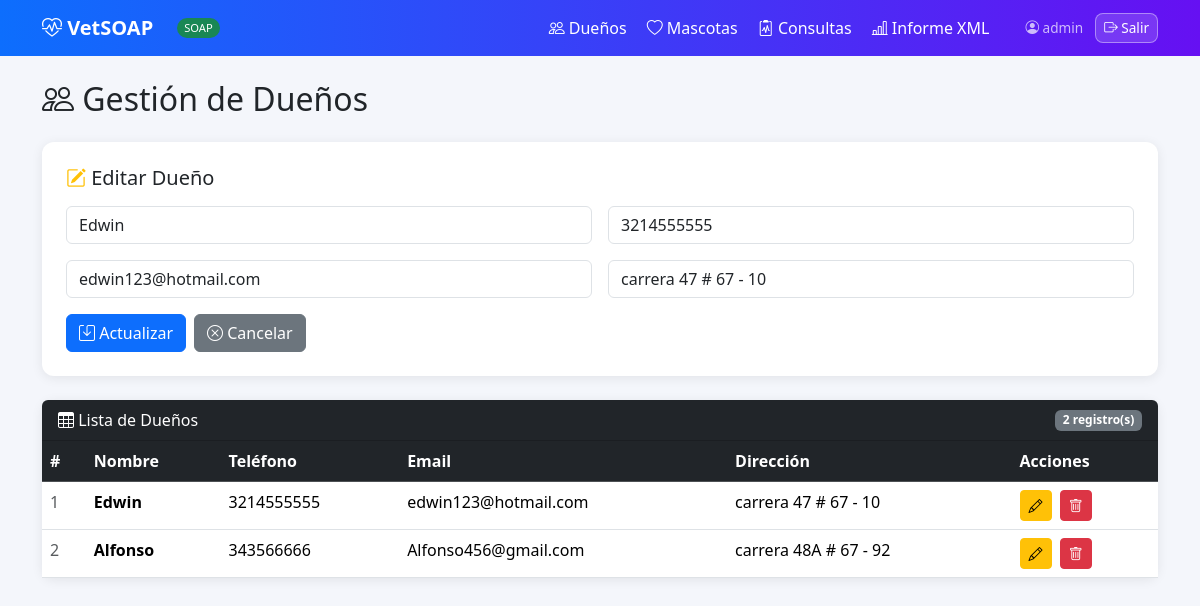
Page /duenos/editar/1/ (signed in) on the committed database.
### vet/models.py (models this page shows, shortened)
class Dueno(models.Model):
    nombre     = models.CharField(max_length=100)
    telefono   = models.CharField(max_length=20)
    email      = models.EmailField(unique=True)
    direccion  = models.TextField(blank=True)

### vet/views.py (the view, shortened to what this page needs)
# urls.py: path('duenos/editar/<int:id>/',       views.editar_dueno,   name='editar_dueno'),
@login_required
def editar_dueno(request, id):
    dueno = get_object_or_404(Dueno, pk=id)
    all_duenos = Dueno.objects.all()
    return render(request, 'vet/duenos.html', {'editar': dueno, 'duenos': all_duenos})

### vet/templates/vet/duenos.html (shortened to what this page needs)
{% extends 'vet/base.html' %}
{% block content %}
<h2 class="mb-4"><i class="bi bi-people"></i> Gestión de Dueños</h2>
<div class="card p-4 mb-4">
  <h5 class="mb-3">{% if editar %}<i class="bi bi-pencil-square text-warning"></i> Editar Dueño{% else %}<i class="bi bi-person-plus text-primary"></i> Nuevo Dueño{% endif %}</h5>
  <form method="post" action="{% if editar %}/duenos/editar/{{ editar.id }}/{% else %}/duenos/crear/{% endif %}">
    <div class="row g-3">
      <div class="col-md-6">
        <input name="nombre" class="form-control" placeholder="Nombre completo"
               value="{{ editar.nombre|default:'' }}" required>
      </div>
      <div class="col-md-6">
        <input name="telefono" class="form-control" placeholder="Teléfono"
               value="{{ editar.telefono|default:'' }}" required>
      </div>
      <div class="col-md-6">
        <input name="email" type="email" class="form-control" placeholder="Email"
               value="{{ editar.email|default:'' }}" required>
      </div>
      <div class="col-md-6">
        <input name="direccion" class="form-control" placeholder="Dirección"
               value="{{ editar.direccion|default:'' }}">
      </div>
      <div class="col-12 d-flex gap-2">
        <button class="btn btn-primary" type="submit">
          <i class="bi bi-save"></i> {% if editar %}Actualizar{% else %}Guardar{% endif %}
        </button>
        {% if editar %}
          <a href="/duenos/" class="btn btn-secondary">
            <i class="bi bi-x-circle"></i> Cancelar
          </a>
        {% endif %}
      </div>
    </div>
  </form>
</div>
<div class="card">
  <div class="card-header bg-dark text-white d-flex justify-content-between align-items-center rounded-top">
    <span><i class="bi bi-table"></i> Lista de Dueños</span>
    <span class="badge bg-secondary">{{ duenos|length }} registro(s)</span>
  </div>
  <div class="card-body p-0">
    <table class="table table-hover mb-0">
      <thead class="table-dark">
        <tr>
          <th>#</th><th>Nombre</th><th>Teléfono</th><th>Email</th><th>Dirección</th><th>Acciones</th>
        </tr>
      </thead>
      <tbody>
        {% for d in duenos %}
        <tr>
          <td class="text-muted">{{ d.id }}</td>
          <td><strong>{{ d.nombre }}</strong></td>
          <td>{{ d.telefono }}</td>
          <td>{{ d.email }}</td>
          <td>{{ d.direccion|default:"—" }}</td>
          <td>
            <a href="/duenos/editar/{{ d.id }}/" class="btn btn-sm btn-warning me-1" title="Editar">
              <i class="bi bi-pencil"></i>
            </a>
            <a href="/duenos/eliminar/{{ d.id }}/" class="btn btn-sm btn-danger" title="Eliminar"
               onclick="return confirm('¿Eliminar a {{ d.nombre }}? Se eliminarán también sus mascotas y consultas.')">
              <i class="bi bi-trash"></i>
            </a>
          </td>
        </tr>
        {% empty %}
        <tr><td colspan="6" class="text-center text-muted py-4">
          <i class="bi bi-inbox fs-3 d-block mb-2"></i>Sin registros aún.
        </td></tr>
        {% endfor %}
      </tbody>
    </table>
  </div>
</div>
{% endblock %}

### vet/templates/vet/base.html (shortened to what this page needs)
<!DOCTYPE html>
<html lang="es">
<head>
  <link href="https://cdn.jsdelivr.net/npm/bootstrap@5.3.3/dist/css/bootstrap.min.css" rel="stylesheet">
  <link href="https://cdn.jsdelivr.net/npm/bootstrap-icons@1.11.3/font/bootstrap-icons.css" rel="stylesheet">
</head>
<body>
<nav class="navbar navbar-expand-lg mb-4">
  <div class="container">
    <a class="navbar-brand fw-bold" href="/"><i class="bi bi-heart-pulse"></i> VetSOAP</a>
    <span class="badge-soap ms-2">SOAP</span>
    <div class="collapse navbar-collapse" id="navMenu">
      <ul class="navbar-nav ms-auto align-items-center gap-1">
        <li class="nav-item"><a class="nav-link" href="/duenos/"><i class="bi bi-people"></i> Dueños</a></li>
        <li class="nav-item"><a class="nav-link" href="/mascotas/"><i class="bi bi-heart"></i> Mascotas</a></li>
        <li class="nav-item"><a class="nav-link" href="/consultas/"><i class="bi bi-clipboard2-pulse"></i> Consultas</a></li>
        <li class="nav-item"><a class="nav-link" href="/informe/"><i class="bi bi-bar-chart-line"></i> Informe XML</a></li>
        <li class="nav-item ms-3">
          <span class="nav-link pe-2" style="opacity:.7;font-size:.85rem;">
            <i class="bi bi-person-circle"></i> {{ request.user.username }}
          </span>
        </li>
        <li class="nav-item">
          <a class="nav-link btn-logout" href="/logout/"><i class="bi bi-box-arrow-right"></i> Salir</a>
        </li>
      </ul>
    </div>
  </div>
</nav>
<div class="container pb-5">
  {% block content %}{% endblock %}
</div>
</body>
</html>

### vet/templates/vet/base.html (style rules this page uses)
body { background: #f4f6fb; }
.navbar { background: linear-gradient(90deg,#0d6efd,#6610f2); }
.navbar-brand, .nav-link { color: #fff !important; }
.card { border: none; border-radius: 12px; box-shadow: 0 2px 12px rgba(0,0,0,.08); }
.badge-soap { background:#198754; color:#fff; font-size:.7rem; padding:2px 7px; border-radius:20px; vertical-align:middle; }
.btn-logout { background: rgba(255,255,255,.15); border: 1px solid rgba(255,255,255,.4); color:#fff !important; border-radius:8px; font-size:.85rem; padding: 4px 12px; }

### rows in the picture
Dueno: nombre "Edwin", telefono "3214555555", email "edwin123@hotmail.com", direccion "carrera 47 # 67 - 10", id "1"
Dueno: id "2", nombre "Alfonso", telefono "343566666", email "Alfonso456@gmail.com", direccion "carrera 48A # 67 - 92"

### other values in the picture
{{ request.user.username }} "admin"
{{ duenos|length }} "2"
